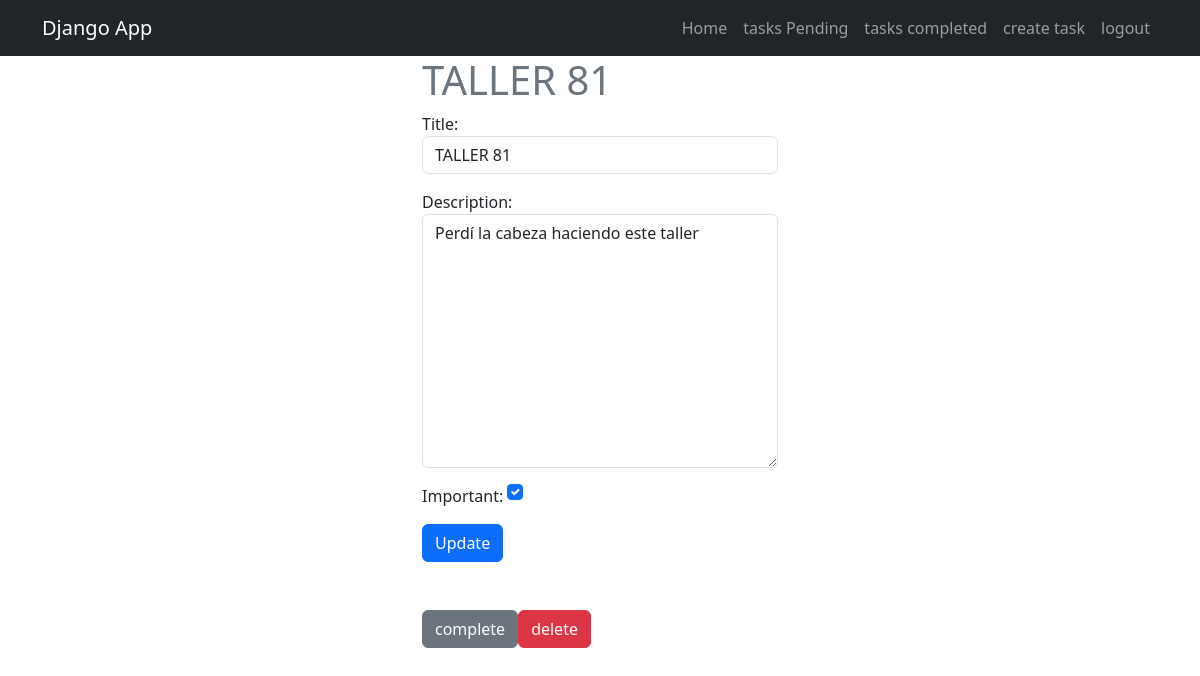
Screenshot of /tasks/8/ (signed in) with the database file from the repository.
### tasks/models.py (models this page shows, shortened)
class Task(models.Model):
    title = models.CharField(max_length=100)
    description = models.TextField(blank=True)
    created = models.DateTimeField(auto_now_add=True)
    datecompleted = models.DateTimeField(null=True, blank=True)
    important = models.BooleanField(default=False)
    user = models.ForeignKey(User, on_delete=models.CASCADE)

### tasks/views.py (the view, shortened to what this page needs)
# urls.py: path('tasks/<int:task_id>/', views.task_detail, name='task_detail'),
@login_required
def task_detail(request, task_id ):
    if request.method == 'GET':
        task = get_object_or_404(Task, pk=task_id, user=request.user)
        form = TaskForm(instance=task)
        return render (request, 'task_detail.html', {'task': task, 'form': form})

### tasks/forms.py
class TaskForm(forms.ModelForm):
    class Meta:
        model = Task
        fields = ['title', 'description', 'important']
        widgets = {
            'title':forms.TextInput(attrs={'class': 'form-control', 'placeholder':'Write a title'}),
            'description':forms.Textarea(attrs={'class': 'form-control', 'placeholder':'Write a description'}),
            'important':forms.CheckboxInput(attrs={'class': 'form-check-input m-auto'}),
        }

### tasks/templates/task_detail.html (shortened to what this page needs)
{% extends 'base.html' %}
{% block content %}
<main class="container">
     <div class="row">
          <div class="col-md-4 offset-md-4">
               <h1 class="text-secondary">{{task.title}} </h1>
               <form method="POST">
                   {{form.as_p}}
                   <button class="btn btn-primary">
                        Update
                   </button>
               </form>
               <div class="mt-5 d-flex">
               <form action="{% url 'complete_task' task.id %}" method="POST">
                    <button class="btn btn-secondary">
                         complete
                    </button>
               </form>
               <form action="{% url 'delete_task' task.id %}" method="POST">
                    <button class="btn btn-danger ">
                         delete
                    </button>
              </div>
          </div>
     </div>
</main>
{% endblock %}

### rows the page displays
Task: title "TALLER 81", description "Perdí la cabeza haciendo este taller", important "☑"
